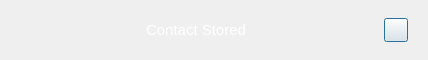
<?xml version="1.0" encoding="UTF-8"?>
<ui version="4.0">
 <class>SnackBar</class>
 <widget class="QDialog" name="SnackBar">
  <property name="geometry">
   <rect>
    <x>0</x>
    <y>0</y>
    <width>428</width>
    <height>60</height>
   </rect>
  </property>
  <property name="minimumSize">
   <size>
    <width>0</width>
    <height>60</height>
   </size>
  </property>
  <property name="maximumSize">
   <size>
    <width>16777215</width>
    <height>60</height>
   </size>
  </property>
  <property name="windowTitle">
   <string>Form</string>
  </property>
  <layout class="QHBoxLayout" name="horizontalLayout">
   <property name="spacing">
    <number>0</number>
   </property>
   <property name="leftMargin">
    <number>0</number>
   </property>
   <property name="topMargin">
    <number>0</number>
   </property>
   <property name="rightMargin">
    <number>0</number>
   </property>
   <property name="bottomMargin">
    <number>0</number>
   </property>
   <item>
    <widget class="QWidget" name="snackContainer" native="true">
     <property name="styleSheet">
      <string notr="true"/>
     </property>
     <layout class="QHBoxLayout" name="horizontalLayout_2" stretch="0,2,0,0">
      <property name="spacing">
       <number>0</number>
      </property>
      <property name="rightMargin">
       <number>20</number>
      </property>
      <item>
       <spacer name="horizontalSpacer">
        <property name="orientation">
         <enum>Qt::Horizontal</enum>
        </property>
        <property name="sizeHint" stdset="0">
         <size>
          <width>40</width>
          <height>20</height>
         </size>
        </property>
       </spacer>
      </item>
      <item alignment="Qt::AlignHCenter|Qt::AlignVCenter">
       <widget class="QLabel" name="label">
        <property name="styleSheet">
         <string notr="true">
font-size: 15px;
color:white;</string>
        </property>
        <property name="text">
         <string>Contact Stored</string>
        </property>
        <property name="alignment">
         <set>Qt::AlignCenter</set>
        </property>
       </widget>
      </item>
      <item>
       <spacer name="horizontalSpacer_2">
        <property name="orientation">
         <enum>Qt::Horizontal</enum>
        </property>
        <property name="sizeHint" stdset="0">
         <size>
          <width>40</width>
          <height>20</height>
         </size>
        </property>
       </spacer>
      </item>
      <item alignment="Qt::AlignVCenter">
       <widget class="QPushButton" name="pushButton">
        <property name="minimumSize">
         <size>
          <width>24</width>
          <height>24</height>
         </size>
        </property>
        <property name="maximumSize">
         <size>
          <width>24</width>
          <height>24</height>
         </size>
        </property>
        <property name="autoFillBackground">
         <bool>true</bool>
        </property>
        <property name="styleSheet">
         <string notr="true"/>
        </property>
        <property name="text">
         <string/>
        </property>
       </widget>
      </item>
     </layout>
    </widget>
   </item>
  </layout>
 </widget>
 <resources/>
 <connections/>
</ui>
